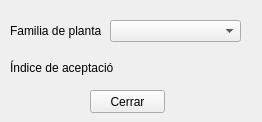
<?xml version="1.0" encoding="UTF-8"?>
<ui version="4.0">
 <class>Form</class>
 <widget class="QWidget" name="Form">
  <property name="geometry">
   <rect>
    <x>0</x>
    <y>0</y>
    <width>262</width>
    <height>122</height>
   </rect>
  </property>
  <property name="focusPolicy">
   <enum>Qt::StrongFocus</enum>
  </property>
  <property name="windowTitle">
   <string>Form</string>
  </property>
  <widget class="QLabel" name="label">
   <property name="geometry">
    <rect>
     <x>10</x>
     <y>20</y>
     <width>91</width>
     <height>21</height>
    </rect>
   </property>
   <property name="text">
    <string>Familia de plantas:</string>
   </property>
  </widget>
  <widget class="QComboBox" name="cbx_famiia">
   <property name="geometry">
    <rect>
     <x>110</x>
     <y>20</y>
     <width>131</width>
     <height>22</height>
    </rect>
   </property>
  </widget>
  <widget class="QLabel" name="label_6">
   <property name="geometry">
    <rect>
     <x>10</x>
     <y>60</y>
     <width>103</width>
     <height>16</height>
    </rect>
   </property>
   <property name="text">
    <string>Índice de aceptación:</string>
   </property>
  </widget>
  <widget class="QLabel" name="lb_indice">
   <property name="geometry">
    <rect>
     <x>119</x>
     <y>60</y>
     <width>101</width>
     <height>16</height>
    </rect>
   </property>
   <property name="text">
    <string/>
   </property>
  </widget>
  <widget class="QPushButton" name="btn_cerrar">
   <property name="geometry">
    <rect>
     <x>90</x>
     <y>90</y>
     <width>75</width>
     <height>23</height>
    </rect>
   </property>
   <property name="text">
    <string>Cerrar</string>
   </property>
  </widget>
 </widget>
 <resources/>
 <connections/>
</ui>
